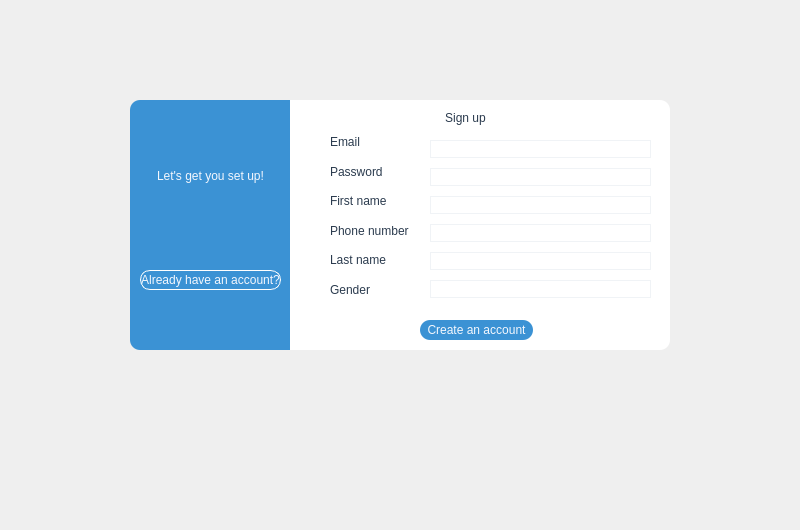
<?xml version="1.0" encoding="UTF-8"?>
<ui version="4.0">
 <class>Form</class>
 <widget class="QWidget" name="Form">
  <property name="geometry">
   <rect>
    <x>0</x>
    <y>0</y>
    <width>800</width>
    <height>530</height>
   </rect>
  </property>
  <property name="minimumSize">
   <size>
    <width>800</width>
    <height>530</height>
   </size>
  </property>
  <property name="maximumSize">
   <size>
    <width>800</width>
    <height>530</height>
   </size>
  </property>
  <property name="windowTitle">
   <string>SignUp</string>
  </property>
  <widget class="QLabel" name="label">
   <property name="geometry">
    <rect>
     <x>0</x>
     <y>0</y>
     <width>800</width>
     <height>530</height>
    </rect>
   </property>
   <property name="styleSheet">
    <string notr="true"/>
   </property>
   <property name="text">
    <string/>
   </property>
  </widget>
  <widget class="QFrame" name="frame">
   <property name="geometry">
    <rect>
     <x>290</x>
     <y>100</y>
     <width>380</width>
     <height>250</height>
    </rect>
   </property>
   <property name="styleSheet">
    <string notr="true">background-color: rgb(255, 255, 255);
border-top-right-radius: 10px 10px;
border-bottom-right-radius: 10px 10px;</string>
   </property>
   <property name="frameShape">
    <enum>QFrame::NoFrame</enum>
   </property>
   <property name="frameShadow">
    <enum>QFrame::Raised</enum>
   </property>
   <widget class="QLabel" name="label_2">
    <property name="geometry">
     <rect>
      <x>130</x>
      <y>10</y>
      <width>91</width>
      <height>16</height>
     </rect>
    </property>
    <property name="styleSheet">
     <string notr="true">font: 13pt &quot;Andale Mono&quot;;
color:rgb(43,59,78);</string>
    </property>
    <property name="text">
     <string>Sign up</string>
    </property>
    <property name="alignment">
     <set>Qt::AlignCenter</set>
    </property>
   </widget>
   <widget class="QWidget" name="verticalLayoutWidget">
    <property name="geometry">
     <rect>
      <x>140</x>
      <y>30</y>
      <width>221</width>
      <height>178</height>
     </rect>
    </property>
    <layout class="QVBoxLayout" name="verticalLayout">
     <property name="spacing">
      <number>0</number>
     </property>
     <item>
      <widget class="QLineEdit" name="lineEdit">
       <property name="mouseTracking">
        <bool>false</bool>
       </property>
       <property name="acceptDrops">
        <bool>true</bool>
       </property>
       <property name="styleSheet">
        <string notr="true">QLineEdit {
	border: 1px solid rgb(240, 243, 246);
	border-radius:10px
}</string>
       </property>
      </widget>
     </item>
     <item>
      <widget class="QLineEdit" name="lineEdit_2">
       <property name="styleSheet">
        <string notr="true">QLineEdit {
	border: 1px solid rgb(240, 243, 246);
	border-radius:10px
}</string>
       </property>
      </widget>
     </item>
     <item>
      <widget class="QLineEdit" name="lineEdit_5">
       <property name="styleSheet">
        <string notr="true">QLineEdit {
	border: 1px solid rgb(240, 243, 246);
	border-radius:10px
}</string>
       </property>
      </widget>
     </item>
     <item>
      <widget class="QLineEdit" name="lineEdit_6">
       <property name="styleSheet">
        <string notr="true">QLineEdit {
	border: 1px solid rgb(240, 243, 246);
	border-radius:10px
}</string>
       </property>
      </widget>
     </item>
     <item>
      <widget class="QLineEdit" name="lineEdit_4">
       <property name="styleSheet">
        <string notr="true">QLineEdit {
	border: 1px solid rgb(240, 243, 246);
	border-radius:10px
}</string>
       </property>
      </widget>
     </item>
     <item>
      <widget class="QLineEdit" name="lineEdit_3">
       <property name="styleSheet">
        <string notr="true">QLineEdit {
	border: 1px solid rgb(240, 243, 246);
	border-radius:10px
}</string>
       </property>
      </widget>
     </item>
    </layout>
   </widget>
   <widget class="QWidget" name="verticalLayoutWidget_2">
    <property name="geometry">
     <rect>
      <x>40</x>
      <y>30</y>
      <width>96</width>
      <height>171</height>
     </rect>
    </property>
    <layout class="QVBoxLayout" name="verticalLayout_2">
     <item>
      <widget class="QLabel" name="label_4">
       <property name="styleSheet">
        <string notr="true">font: 13pt &quot;Andale Mono&quot;;
color:rgb(43,59,78);</string>
       </property>
       <property name="text">
        <string>Email</string>
       </property>
      </widget>
     </item>
     <item>
      <widget class="QLabel" name="label_5">
       <property name="styleSheet">
        <string notr="true">font: 13pt &quot;Andale Mono&quot;;
color:rgb(43,59,78);</string>
       </property>
       <property name="text">
        <string>Password</string>
       </property>
      </widget>
     </item>
     <item>
      <widget class="QLabel" name="label_7">
       <property name="styleSheet">
        <string notr="true">font: 13pt &quot;Andale Mono&quot;;
color:rgb(43,59,78);</string>
       </property>
       <property name="text">
        <string>First name</string>
       </property>
      </widget>
     </item>
     <item>
      <widget class="QLabel" name="label_8">
       <property name="styleSheet">
        <string notr="true">font: 13pt &quot;Andale Mono&quot;;
color:rgb(43,59,78);</string>
       </property>
       <property name="text">
        <string>Phone number</string>
       </property>
      </widget>
     </item>
     <item>
      <widget class="QLabel" name="label_6">
       <property name="styleSheet">
        <string notr="true">font: 13pt &quot;Andale Mono&quot;;
color:rgb(43,59,78);</string>
       </property>
       <property name="text">
        <string>Last name</string>
       </property>
      </widget>
     </item>
     <item>
      <widget class="QLabel" name="label_3">
       <property name="styleSheet">
        <string notr="true">font: 13pt &quot;Andale Mono&quot;;
color:rgb(43,59,78);</string>
       </property>
       <property name="text">
        <string>Gender</string>
       </property>
      </widget>
     </item>
    </layout>
   </widget>
   <widget class="QPushButton" name="pushButton_2">
    <property name="geometry">
     <rect>
      <x>130</x>
      <y>220</y>
      <width>113</width>
      <height>20</height>
     </rect>
    </property>
    <property name="styleSheet">
     <string notr="true">QPushButton {
	background-color: rgb(59, 146, 212);
	color:rgb(243,247,254);
	border: 0px solid;
	border-radius: 10px;
	font: 10pt &quot;Andale Mono&quot;;
}

QPushButton:hover {
	background-color: rgb(243,247,254);
	color:rgb(59, 146, 212);
}</string>
    </property>
    <property name="text">
     <string>Create an account</string>
    </property>
   </widget>
  </widget>
  <widget class="QFrame" name="frame_2">
   <property name="geometry">
    <rect>
     <x>130</x>
     <y>100</y>
     <width>160</width>
     <height>250</height>
    </rect>
   </property>
   <property name="styleSheet">
    <string notr="true">background-color: rgb(59, 146, 212);
border-top-left-radius: 10px 10px;
border-bottom-left-radius: 10px 10px;</string>
   </property>
   <property name="frameShape">
    <enum>QFrame::NoFrame</enum>
   </property>
   <property name="frameShadow">
    <enum>QFrame::Raised</enum>
   </property>
   <widget class="QPushButton" name="ahacc_btn">
    <property name="geometry">
     <rect>
      <x>10</x>
      <y>170</y>
      <width>141</width>
      <height>20</height>
     </rect>
    </property>
    <property name="styleSheet">
     <string notr="true">QPushButton {
	background-color: rgb(59, 146, 212);
	color:rgb(243,247,254);
	border: 1px solid rgb(255, 255, 255);
	border-radius: 10px;
	font: 8pt &quot;Andale Mono&quot;;
}

QPushButton:hover {
	background-color: rgb(243,247,254);
	color:rgb(59, 146, 212);
}</string>
    </property>
    <property name="text">
     <string>Already have an account?</string>
    </property>
   </widget>
   <widget class="QLabel" name="label_9">
    <property name="geometry">
     <rect>
      <x>0</x>
      <y>50</y>
      <width>161</width>
      <height>51</height>
     </rect>
    </property>
    <property name="styleSheet">
     <string notr="true">color:rgb(243,247,254);
font: 12pt &quot;Andale Mono&quot;;</string>
    </property>
    <property name="text">
     <string>Let's get you set up!</string>
    </property>
    <property name="alignment">
     <set>Qt::AlignCenter</set>
    </property>
   </widget>
  </widget>
 </widget>
 <resources/>
 <connections/>
</ui>
